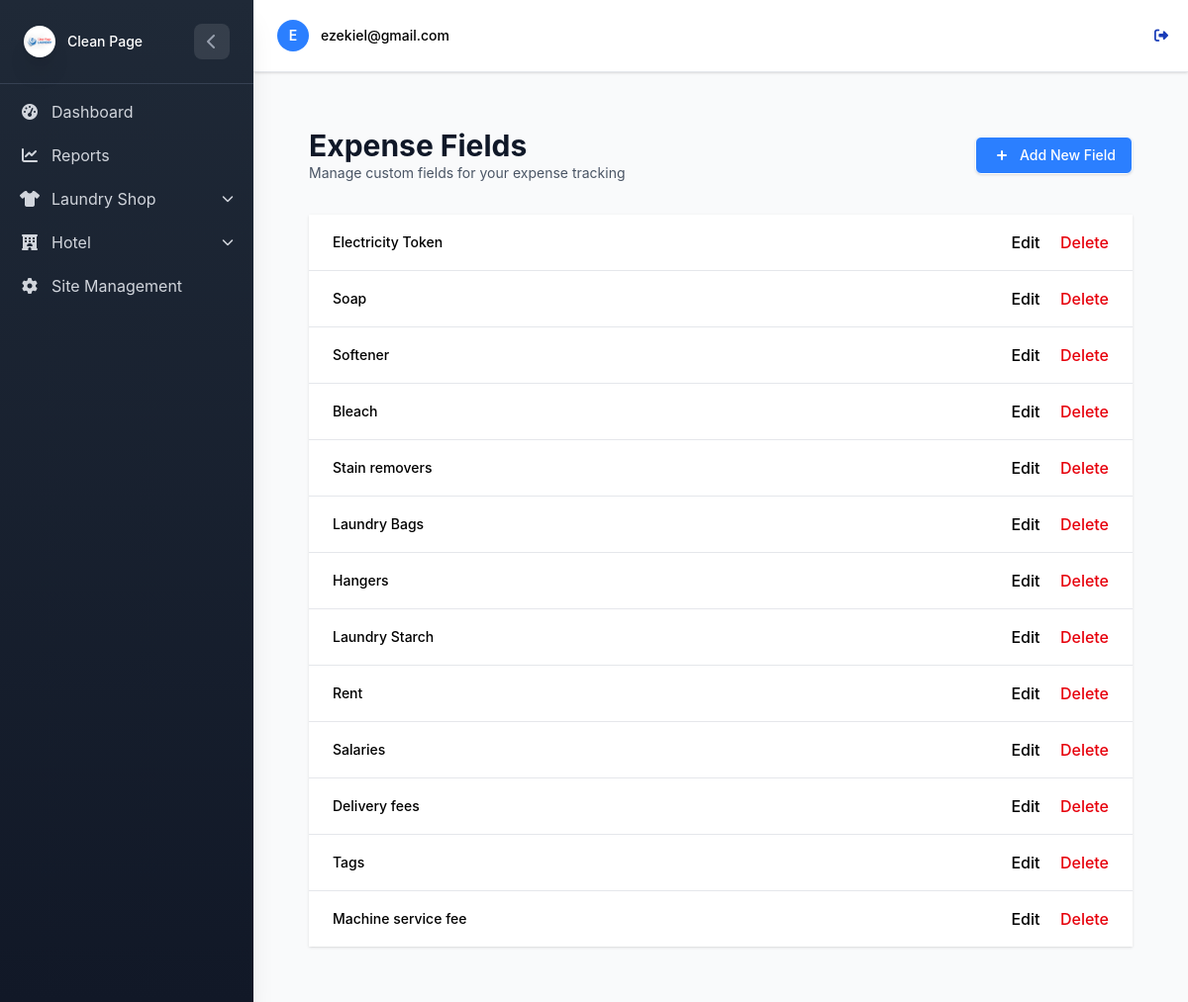
Screenshot of /Laundry/expense-fields/ (signed in) with the database file from the repository.
### LaundryApp/models.py (models this page shows, shortened)
class UserProfile(AbstractUser):
    username = None
    email = models.EmailField(unique=True)
    USERNAME_FIELD = 'email'
    REQUIRED_FIELDS = []
    APP_CHOICES = (
        ('laundry', 'Laundry'),
        ('hotel', 'Hotel'),
    )
    app_type = models.CharField(max_length=20, choices=APP_CHOICES, default='hotel')
    USER_TYPE_CHOICES = (
        ('admin', 'Admin'),
        ('staff', 'Staff'),
    )
    user_type = models.CharField(max_length=20, choices=USER_TYPE_CHOICES, db_index=True)
    objects = CustomUserManager()

class ExpenseField(models.Model):
    label = models.CharField(max_length=100, db_index=True)
    created_at = models.DateTimeField(auto_now_add=True)
    class Meta:
        unique_together = ('label',)  # Prevent duplicate labels

### LaundryApp/View/Expenses.py (the view)
# urls.py: path('expense-fields/', expense_field_list, name='expense_field_list'),
@login_required
def expense_field_list(request):
    fields = ExpenseField.objects.all()
    return render(request, "expenses/expense_field_list.html", {"fields": fields})

### LaundryApp/templates/expenses/expense_field_list.html (shortened to what this page needs)
{% extends "../home.html" %}
{% load static %}
{% block content %}
<div class="min-h-screen bg-gray-50 py-8 px-4 sm:px-6 lg:px-8">
    <div class="max-w-7xl mx-auto">
        <div class="flex justify-between items-center mb-8">
            <div>
                <h1 class="text-3xl font-bold text-gray-900">Expense Fields</h1>
                <p class=" text-sm text-gray-600">Manage custom fields for your expense tracking</p>
            </div>
            <a href="{% url 'laundry:create_expense_field' %}"
                class="inline-flex items-center px-4 py-2 border border-transparent rounded-md shadow-sm text-sm font-medium text-white bg-blue-500 hover:bg-indigo-700 focus:outline-none focus:ring-2 focus:ring-offset-2 focus:ring-indigo-500">
                <svg class="-ml-1 mr-2 h-5 w-5" xmlns="http://www.w3.org/2000/svg" viewBox="0 0 20 20"
                    fill="currentColor" aria-hidden="true">
                    <path fill-rule="evenodd"
                        d="M10 5a1 1 0 011 1v3h3a1 1 0 110 2h-3v3a1 1 0 11-2 0v-3H6a1 1 0 110-2h3V6a1 1 0 011-1z"
                        clip-rule="evenodd" />
                </svg>
                Add New Field
            </a>
        </div>
        {% if fields %}
        <div class="bg-white shadow overflow-hidden sm:rounded-md">
            <ul class="divide-y divide-gray-200">
                {% for field in fields %}
                <li>
                    <div class="px-4 py-4 sm:px-6">
                        <div class="flex items-center justify-between">
                            <div class="flex items-center">
                                <div class="ml-4">
                                    <div class="flex items-center">
                                        <p class="text-sm font-medium text-indigo-600 truncate">{{ field.label }}</p>
                                    </div>
                                </div>
                            </div>
                            <div class="flex space-x-3">
                                <div class="flex-shrink-0">
                                    <a href="{% url 'laundry:edit_expense_field' field.id %}"
                                        class="font-medium text-indigo-600 hover:text-indigo-900 mr-4">Edit</a>
                                    <a href="{% url 'laundry:delete_expense_field' field.id %}"
                                        class="font-medium text-red-600 hover:text-red-900">Delete</a>
                                </div>
                            </div>
                        </div>
                    </div>
                </li>
                {% endfor %}
            </ul>
        </div>
        {% endif %}
    </div>
</div>
{% endblock %}

### LaundryApp/templates/home.html (shortened to what this page needs)
{% load static tailwind_tags %}
{% load static %}
<!DOCTYPE html>
<html lang="en">
<head>
    {% tailwind_css %}
    <link rel="stylesheet" href="https://cdnjs.cloudflare.com/ajax/libs/font-awesome/6.4.0/css/all.min.css">
    <link rel="stylesheet" href="{% static 'css/dist/styles.css' %}">
</head>
<body class="bg-gray-50 min-h-screen font-sans">
    <div id="sidebar"
        class="sidebar-gradient w-64 fixed top-0 left-0 h-full sidebar-transition z-50 shadow-xl sidebar-mobile-hidden lg:sidebar-mobile-visible">
        <div class="p-4 lg:p-6 border-b border-gray-700">
            <div class="flex items-center justify-between">
                <div class="flex items-center space-x-3">
                    <div class="w-8 h-8 rounded-lg flex items-center justify-center">
                        {% if user.is_authenticated and user.is_superuser %}
                        <div class="rounded-full shadow-xl flex items-center justify-center" style="width:40px;">
                            <img src="{% static 'logos/Clean-page-logo.png' %}" alt="Logo" class=" w-full rounded-full object-contain">
                        </div>
                        {% elif app_type == 'hotel' %}
                        <div class="rounded-full shadow-xl flex items-center justify-center" style="width:40px;">
                            <img src="{% static 'logos/Clean-page-logo.png' %}" alt="Logo" class=" w-full rounded-full object-contain">
                        </div>
                        {% elif app_type == 'laundry' %}
                    <div class="rounded-full shadow-xl flex items-center justify-center" style="width:40px;">
                        <img src="{% static 'logos/Clean-page-logo.png' %}" alt="Logo" class=" w-full rounded-full object-contain">
                    </div>
                        {% else %}
                        <i class="fas fa-building text-white text-sm"></i>
                        {% endif %}
                    </div>
                    <span class="text-white text-sm font-medium sidebar-header-text">
                        {% if user.is_authenticated and user.is_superuser %}
                        <div class="flex items-center space-x-3">
                            <p class="text-white,font-medium font-awesome sidebar-title">Clean Page</p>
                        </div>
                        {% elif app_type == 'hotel' %}
                        Hotel
                        {% elif app_type == 'laundry' %}
                        Clean Page
                        {% else %}
                        Clean Page
                        {% endif %}
                    </span>
                </div>
                {% if user.is_superuser or app_type == 'hotel' or app_type == 'laundry' %}
                <button id="sidebar-toggle" class="sidebar-toggle-btn text-gray-400 hover:text-white lg:flex hidden">
                    <i class="fas fa-chevron-left"></i>
                </button>
                {% endif %}
            </div>
        </div>
        <div class="sidebar-scrollable">
            <nav class="p-2 lg:p-4 space-y-1">
                {% if user.is_authenticated and user.is_superuser %}
                <a href="{% url 'laundry:dashboard' %}"
                    class="flex items-center space-x-3 px-3 py-2 lg:px-4 lg:py-3 text-gray-300 hover:bg-gray-700 hover:text-white rounded-lg transition-colors group"
                    title="Dashboard">
                    <i class="fas fa-tachometer-alt w-5 text-center"></i>
                    <span class="sidebar-text">Dashboard</span>
                </a>
                <a href="{% url 'laundry:laundryapp_dashboard' %}"
                    class="flex items-center space-x-3 px-3 py-2 lg:px-4 lg:py-3 text-gray-300 hover:bg-gray-700 hover:text-white rounded-lg transition-colors group"
                    title="Reports">
                    <i class="fas fa-chart-line w-5 text-center"></i>
                    <span class="sidebar-text">Reports</span>
                </a>
                <div class="dropdown-group" id="laundry-dropdown-group">
                    <div class="dropdown-toggle flex items-center space-x-3 px-3 py-2 lg:px-4 lg:py-3 text-gray-300 hover:bg-gray-700 hover:text-white rounded-lg transition-colors group cursor-pointer"
                        onclick="toggleDropdown('laundry-dropdown', 'laundry')">
                        <i class="fas fa-shirt w-5 text-center"></i>
                        <span class="sidebar-text flex-1">Laundry Shop</span>
                        <i class="fas fa-chevron-down text-xs transition-transform duration-300"></i>
                    </div>
                </div>
                <div class="dropdown-group" id="hotel-dropdown-group">
                    <div class="dropdown-toggle flex items-center space-x-3 px-3 py-2 lg:px-4 lg:py-3 text-gray-300 hover:bg-gray-700 hover:text-white rounded-lg transition-colors group cursor-pointer"
                        onclick="toggleDropdown('hotel-dropdown', 'hotel')">
                        <i class="fas fa-hotel w-5 text-center"></i>
                        <span class="sidebar-text flex-1">Hotel</span>
                        <i class="fas fa-chevron-down text-xs transition-transform duration-300"></i>
                    </div>
                </div>
                <a href="{% url 'laundry:user_management' %}"
                    class="flex items-center space-x-3 px-3 py-2 lg:px-4 lg:py-3 text-gray-300 hover:bg-gray-700 hover:text-white rounded-lg transition-colors group"
                    title="Site Management">
                    <i class="fas fa-cog w-5 text-center"></i>
                    <span class="sidebar-text">Site Management</span>
                </a>
                {% endif %}
            </nav>
        </div>
    </div>
    <div id="main-content"
        class="content-transition min-h-screen content-mobile-full {% if user.is_authenticated %}lg:ml-64{% endif %}">
        <header class="bg-white shadow-sm border-b border-gray-200">
            <div class="flex items-center justify-between px-4 py-3 lg:px-6 lg:py-4">
                <div class="flex items-center space-x-3 p-2">
                    <div class="flex items-center justify-around space-x-3">
                        <div class="relative">
                            <div
                                class="w-8 h-8 lg:w-10 lg:h-10 bg-blue-500 rounded-full flex items-center justify-center">
                                <span class="text-white font-semibold text-sm lg:text-base">{{ user.get_username|first|upper}}</span>
                            </div>
                        </div>
                        <div class="flex flex-row min-w-0 sm:block">
                            <p class="text-grey-500 text-sm font-medium truncate">{{ user.get_username }} </p>
                        </div>
                    </div>
                </div>
                {% if user.is_authenticated %}
                <form method="post" action="{% url 'logout' %}">
                    <button type="submit"
                        class="text-blue-800 hover:text-blue-600 text-sm lg:text-base bg-transparent border-0 cursor-pointer flex items-center">
                        <i class="fas fa-sign-out-alt mr-1"></i>
                    </button>
                </form>
                {% else %}
                <a href="{% url 'login' %}"
                    class="text-blue-800 hover:text-blue-600 text-sm lg:text-base bg-transparent border-0 cursor-pointer flex items-center">
                    <i class="fas fa-sign-in-alt mr-1"></i>
                    <span class="hidden sm:inline">Login</span>
                </a>
                {% endif %}
            </div>
        </header>
        <main class="p-4 lg:p-6">
            {% block content %}{% endblock %}
        </main>
    </div>
</body>
</html>

### LaundryApp/templates/home.html (style rules this page uses)
.sidebar-transition { transition: all 0.3s ease-in-out; }
.content-transition { transition: margin-left 0.3s ease-in-out; }
.sidebar-gradient { background: linear-gradient(180deg, #1f2937 0%, #111827 100%); }
.sidebar-toggle-btn { transition: all 0.3s ease; width: 36px; height: 36px; display: flex; align-items: center; justify-content: center; border-radius: 8px; background-color: rgba(255, 255, 255, 0.1); }
.dropdown-toggle { cursor: pointer; }
.dropdown-toggle i.fa-chevron-down { transition: transform 0.3s ease; }
.sidebar-scrollable { height: calc(100% - 80px); overflow-y: auto; }

### LaundryApp/templates/expenses/expense_field_list.html (style rules this page uses)
body { font-family: 'Inter', sans-serif; }

### rows the page displays
UserProfile: get_username|first "E", get_username "ezekiel@gmail.com"
ExpenseField: label "Electricity Token"
ExpenseField: label "Soap"
ExpenseField: label "Softener"
ExpenseField: label "Bleach"
ExpenseField: label "Stain removers"
ExpenseField: label "Laundry Bags"
ExpenseField: label "Hangers"
ExpenseField: label "Laundry Starch"
ExpenseField: label "Rent"
ExpenseField: label "Salaries"
ExpenseField: label "Delivery fees"
ExpenseField: label "Tags"
ExpenseField: label "Machine service fee"
